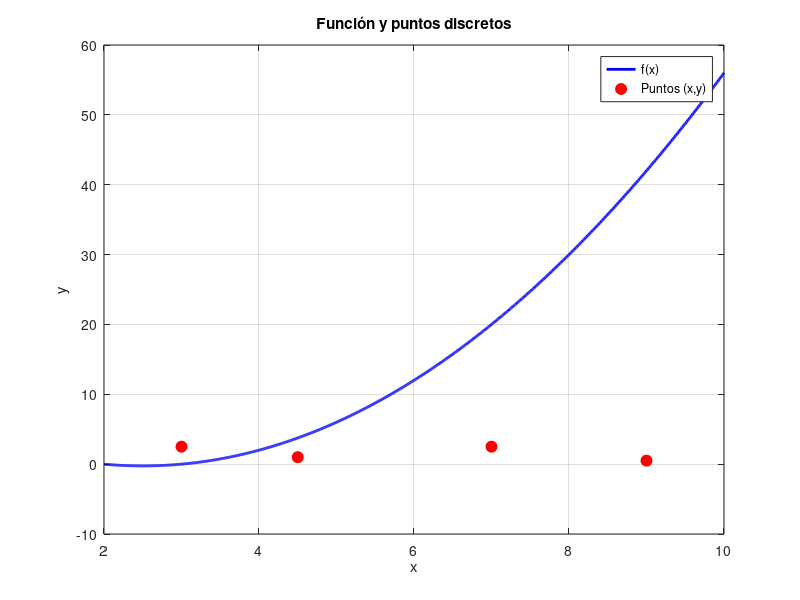

This chart was generated by the following MATLAB code:
%Graficar una función y unos puntos en la misma grafica.

% Define la función
f = @(x) x.^2 - 5*x + 6;

% Define los puntos
x = [3.0, 4.5, 7.0, 9.0];
y = [2.5, 1.0, 2.5, 0.5];

% Crear un vector para la gráfica de la función
x_func = linspace(min(x)-1, max(x)+1, 1000);  % Rango un poco más amplio que los puntos
y_func = f(x_func);

% Graficar la función
plot(x_func, y_func, 'b-', 'LineWidth', 2)  % Línea azul

hold on  % Para superponer los puntos

% Graficar los puntos
plot(x, y, 'ro', 'MarkerSize', 8, 'MarkerFaceColor', 'r')  % Puntos rojos

% Opcional: etiquetas, rejilla, etc.
grid on
xlabel('x')
ylabel('y')
title('Función y puntos discretos')
legend('f(x)', 'Puntos (x,y)', 'Location', 'best')
hold off
